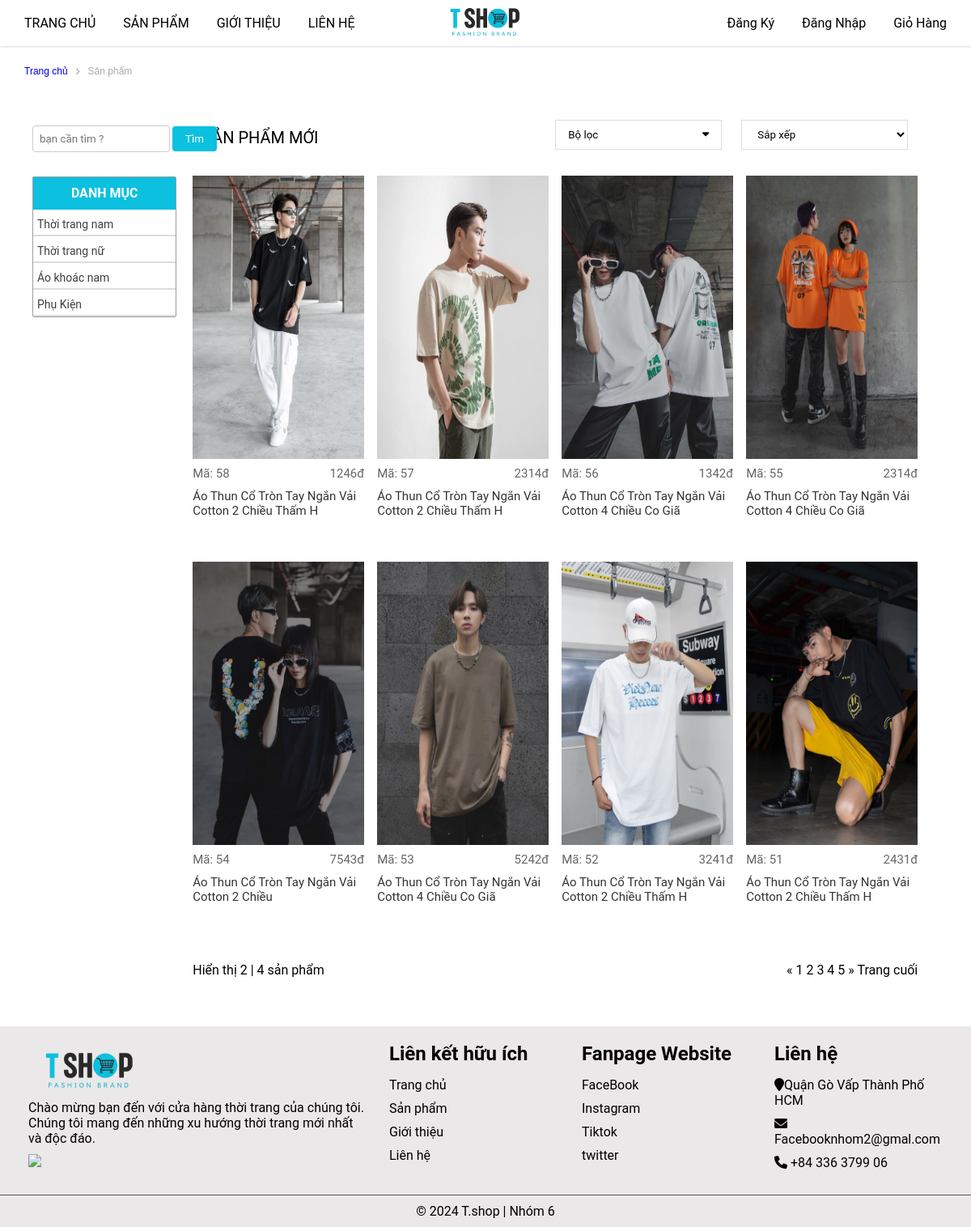
Screenshot of /?mod=product&act=sanpham with the database file from the repository.
### tables this page shows
CREATE TABLE `danhmuc` (
  `madm` int(11) NOT NULL,
  `tendm` varchar(50) NOT NULL,
  `soluongsp` int(11) NOT NULL,
  `thutu` int(11) NOT NULL
);

CREATE TABLE `sanpham` (
  `masp` int(11) NOT NULL,
  `tensp` varchar(50) NOT NULL,
  `dongia` int(11) NOT NULL,
  `khuyenmai` int(11) NOT NULL,
  `soluong` int(11) NOT NULL,
  `ngaytao` datetime NOT NULL DEFAULT current_timestamp(),
  `anh` varchar(500) DEFAULT NULL,
  `mota` text NOT NULL,
  `soluotxem` int(11) NOT NULL,
  `hoatdong` int(11) NOT NULL,
  `madm` int(11) NOT NULL,
  `mabl` int(11) NOT NULL
);

### model/categories.php (called while the page is built, shortened)
<?php
    function get_categories(){
        $sql="SELECT * FROM danhmuc";
        $conn = pdo_get_connection();
        $stmt = $conn->prepare($sql);
        $stmt->execute();
        return $stmt->fetchAll();
    }
?>

### model/products.php (called while the page is built, shortened)
<?php
function get_products($madm = 0, $start = 0, $limit = 0)
{
    $sql = "SELECT s.*, d.tendm FROM sanpham s INNER JOIN danhmuc d ON s.madm = d.madm";
    $conn = pdo_get_connection();
    $stmt = $conn->prepare($sql);
    $stmt->execute();
    return $stmt->fetchAll();
}

### view/page_sanpham.php (the view, shortened to what this page needs)
<main>
    <div class="container-danhmuc">
        <div class="danhmuc-top row">
            <p><a href="?mod=page&act=home">Trang chủ</a></p><i class="fa-solid fa-angle-right"></i>
            <p>Sản phẩm</p>
        </div>
    </div>
    <section class="danhmuc">
        <div class="container-danhmuc">
            <div class="row">
                <div class="danhmuc-left">
                    <form action="" id="search" method="POST">
                        <input type="text" name="keyword" placeholder="bạn cần tìm ?">
                        <input type="submit" name="submit" id="search" value="Tìm">
                    </form>
                    <ul>
                        <h4>DANH MỤC</h4>
                        <?php foreach ($data['dsdm'] as $dm) : ?>
                            <li class="danhmuc-left-li">
                                <a href="index.php?mod=product&act=detail&id=<?= $dm['madm'] ?>">
                                    <?= $dm['tendm'] ?>
                                </a>
                                <hr color="#ddd">
                            </li>
                        <?php endforeach; ?>
                    </ul>
                </div>
                <div class="danhmuc-right row">
                    <div class="danhmuc-right-top-item">
                        <p>SẢN PHẨM MỚI</p>
                    </div>
                    <div class="danhmuc-right-top-item">
                        <button><span>Bộ lọc</span><i class="fa-solid fa-caret-down"></i></button>
                    </div>
                    <div class="danhmuc-right-top-item">
                        <select name="sort" id="sort-select" onchange="sortProducts()">
                            <option value="default">Sắp xếp</option>
                        </select>
                    </div>
                    <div class="danhmuc-right-content row">
                        <?php
                        usort($data['dssp'], function ($a, $b) {
                            return strtotime($b['ngaytao']) - strtotime($a['ngaytao']);
                        });
                        $count = 0;
                        foreach ($data['dssp'] as $sp) :
                            if ($count < 8) :
                        ?>
                                <div class="danhmuc-right-content-item">
                                    <a href="?mod=product&act=ctsanpham&id=<?= $sp['masp'] ?>"><img src="upload/product/<?= $sp['anh'] ?>"><br></a>
                                    <p>Mã: <?= $sp['masp'] ?><span><?= $sp['khuyenmai'] ?>đ</span></p>
                                    <a href="">
                                        <h3><?= $sp['tensp'] ?></h3>
                                    </a>
                                </div>
                        <?php
                                $count++;
                            endif;
                        endforeach;
                        ?>
                    </div>
                    <div class="danhmuc-right-bottom row">
                        <div class="danhmuc-right-bottom-item">
                            <p>Hiển thị 2<span> | </span>4 sản phẩm</p>
                        </div>
                        <div class="danhmuc-right-bottom-item">
                            <p><span>&#171;</span> 1 2 3 4 5 <span>&#187;</span> Trang cuối</p>
                        </div>
                    </div>
                </div>
            </div>
        </div>
    </section>
</main>

### index.php (shortened to what this page needs)
<?php
    if (isset($_GET['mod'])) {
        switch ($_GET['mod']) {
            case 'product':
                include_once 'controller/product.php';
                    break;
        }
    }else{
        header("Location: ?mod=page&act=home");
    }
?>

### controller/product.php (shortened to what this page needs)
<?php
if ($_GET['act']) {
    switch ($_GET['act']) {
        case 'sanpham':
            include_once 'model/categories.php';
            include_once 'model/products.php';
            $data['dsdm']= get_categories();
            $data['dssp']= get_products();
            include_once 'view/template_head.php';
            include_once 'view/template_header.php';
            include_once 'view/page_sanpham.php';
            include_once 'view/template_footer.php';
            break;
    }
}
?>

### view/template_head.php (shortened to what this page needs)
<!DOCTYPE html>
<html lang="en">
<head>
    <link rel="stylesheet" href="https://cdnjs.cloudflare.com/ajax/libs/font-awesome/6.0.0-beta3/css/all.min.css">
    <link rel="stylesheet" href="assets_user/css/style.css">
    <link rel="stylesheet" href="assets_user/css/login.css">
    <link rel="stylesheet" href="assets_user/css/signup.css">
    <link rel="stylesheet" href="assets_user/css/giohang.css">
    <link rel="stylesheet" href="assets_user/css/ctsanpham.css">
</head>

### view/template_header.php (shortened to what this page needs)
<body>
    <header>
        <div class="nav">
            <div class="nav-left">
                <a href="?mod=page&act=home">TRANG CHỦ</a>
                <a href="?mod=product&act=sanpham">SẢN PHẨM</a>
                <a href="?mod=page&act=gioithieu">GIỚI THIỆU</a>
                <a href="?mod=page&act=contact">LIÊN HỆ</a>
            </div>
            <div class="logo" style="margin-right: 140px;">
                <a href="?mod=page&act=home"><img src="assets_user/img/logo.jpg" alt=""></a>
            </div>
            <div class="nav-right">
                <a href="?mod=user&act=dangky">Đăng Ký</a>
                <a href="?mod=user&act=login">Đăng Nhập</a>
                <a href="?mod=page&act=giohang">Giỏ Hàng</a>
            </div>
        </div>
    </header>

### view/template_footer.php (shortened to what this page needs)
<footer>
        <div class="footer-container">
            <div class="footer-section about">
                <img src="assets_user/img/logo.jpg" width="150px">
                <p>Chào mừng bạn đến với cửa hàng thời trang của chúng tôi. Chúng tôi mang đến những xu hướng thời trang mới nhất và độc đáo.</p>
                <img class="bocongthuong" src="https://www.kkfashion.vn/themes/kkfashion/assets/img//kkfashion-da-thong-bao.png" width="180px">
            </div>
            <div class="footer-section links">
                <h2>Liên kết hữu ích</h2>
                <ul>
                    <li><a href="index.php">Trang chủ</a></li>
                    <li><a href="#">Sản phẩm</a></li>
                    <li><a href="#">Giới thiệu</a></li>
                    <li><a href="#">Liên hệ</a></li>
                </ul>
            </div>
            <div class="footer-section links">
                <h2>Fanpage Website</h2>
                <ul>
                    <li><a href="https://www.facebook.com/profile.php?id=100008751271372">FaceBook</a></li>
                    <li><a href="https://www.instagram.com/bich_ngoc2406/">Instagram</a></li>
                    <li><a href="https://www.tiktok.com/@bngoc2406">Tiktok</a></li>
                    <li><a href="https://x.com/ngcbch1447999">twitter</i></a></li>
                </ul>
            </div>
            <div class="footer-section contact">
                <h2>Liên hệ</h2>
                <p><i class="fa fa-map-marker"></i>Quận Gò Vấp Thành Phố HCM</p>
                <p><i class="fa fa-envelope"></i>Facebooknhom2@gmal.com</p>
                <p><i class="fa fa-phone"></i> +84 336 3799 06</p>
            </div>
        </div>
        <div class="footer-bottom">
            &copy; 2024 T.shop | Nhóm 6
        </div>
    </footer>
</body>
</html>

### assets_user/css/style.css (style rules this page uses)
:root { --main-text-font: Arial, Helvetica, sans-serif; }
* { margin: 0; padding: 0; box-sizing: border-box; font-family: "Roboto", "HelveticaNeue", "Helvetica Neue", sans-serif; }
body { align-items: center; }
ul { list-style: none; }
a { text-decoration: none; }
.nav { display: flex; justify-content: space-between; align-items: center; background-color: rgb(255, 255, 255); box-shadow: 0 0 3px 0 #b9b9b9; }
header { position: fixed; left: 0; top: 0; right: 0; z-index: 99; }
.logo img { width: 120px; }
.nav-left a { color: black; margin-left:30px; }
.nav-right a { color: black; margin-right:30px; }
main { margin-top: 68px; overflow-x: hidden; }
h3 { padding-top: 10px; padding-bottom: 30px; font-size: 20px; font-weight: 400; }
.row { display: flex; flex-wrap: wrap; }
.danhmuc { padding: 20px; margin: 20px; }
.container-danhmuc { margin: 0; }
.danhmuc-top { width: 100%; height: 40px; margin-left: 20px; align-items: center; }
.danhmuc-top .fa-solid { color: #aaa; font-size: 10px; }
.danhmuc-top p { color: #aaa; font-family: var(--main-text-font); padding: 10px; font-size: 12px; }
.danhmuc-top p a { font-family: var(--main-text-font); margin: 0px; font-size: 12px; }
.danhmuc-left form { display: flex; align-items: center; }
.danhmuc-left input[type="text"] { width: 170px; padding: 8px; margin-top: 10px; margin-right: 3px; border: 1px solid #cccccc; border-radius: 4px; }
.danhmuc-left input[type="submit"] { padding: 8px 16px; background-color: #0cc0df; color: #fff; border: none; border-radius: 4px; margin-top: 10px; cursor: pointer; }
.danhmuc-left { width: 17.7%; position: relative; top: -23px; z-index: 10; }
.danhmuc-right { width: 80%; }
.danhmuc-right-top-item:first-child { flex: 2; margin-top: 10px; font-size: 20px; font-family: var(--main-text-font); font-weight: 400; }
.danhmuc-right-top-item { flex: 1; padding: 0 12px; }
.danhmuc-right-top-item button { width: 100%; padding: 10px 15px; display: flex; justify-content: space-between; background-color: #fff; border: 1px solid #dddddd; cursor: pointer; }
.danhmuc-right-top-item select { width: 100%; padding: 9px 15px; display: flex; justify-content: space-between; background-color: #fff; border: 1px solid #dddddd; cursor: pointer; }
.danhmuc-right-content { margin-top: 20px; justify-content: space-between; }
.danhmuc-right-content-item { width: calc(25% - 12px); padding: 12px 0; }
.danhmuc-right-content-item a h3 { font-size: 15px; font-weight: 400; color: #333333; }
.danhmuc-right-content-item img { width: 100%; height: 350px; }
.danhmuc-right-content-item p { display: flex; font-size: 15px; padding-top: 5px; justify-content: space-between; color: #666666; }
.danhmuc-right-bottom { width: 100%; justify-content: space-between; margin: 30px 0 20px; }
.danhmuc-left ul li { height: auto; }
.danhmuc-left ul { width: 90%; border: 1px solid rgb(160, 157, 157); margin-top: 10px; border-radius: 2px; }
.danhmuc-left ul h4 { width: auto; height: 40px; padding: 10px; color: white; text-align: center; background-color:#0cc0df; }
.danhmuc-left ul li>a { color: rgb(66, 62, 62); padding-top: 10px; font-size: 14px; font-weight: 400; }
.danhmuc-left-li a { display: flex; padding: 5px; }
.footer-container { display: flex; justify-content: space-between; padding: 20px; background-color: #eae8e8; color: #000; }
.footer-section { flex: 1; padding: 0 15px; }
.footer-section img { text-decoration: none; transition: color 0.3s; }
.footer-section a { color: #000; text-decoration: none; transition: color 0.3s; }
.footer-section.about { flex: 2; }
.footer-section h2 { margin-bottom: 15px; }
.footer-section ul { list-style-type: none; padding: 0; }
.footer-section ul li { margin-bottom: 10px; }
.footer-section.contact p { margin-bottom: 10px; }
.footer-bottom { text-align: center; padding: 10px 0; background-color: #eae8e8; color: #000; }
.bocongthuong { margin-top: 10px; }

### assets_user/css/ctsanpham.css (style rules this page uses)
form { margin-top: 20px; padding-bottom: 20px; text-align: center; }
input[type="text"] { padding: 20px; margin-right: 10px; border: 1px solid #ccc; border-radius: 4px; }

### rows the page displays
danhmuc: tendm "Thời trang nam"
danhmuc: tendm "Thời trang nữ"
danhmuc: tendm "Áo khoác nam"
danhmuc: tendm "Phụ Kiện"
sanpham: anh (picture), masp "58", khuyenmai "1246", tensp "Áo Thun Cổ Tròn Tay Ngắn Vải Cotton 2 Chiều Thấm H"
sanpham: anh (picture), masp "57", khuyenmai "2314", tensp "Áo Thun Cổ Tròn Tay Ngắn Vải Cotton 2 Chiều Thấm H"
sanpham: anh (picture), masp "56", khuyenmai "1342", tensp "Áo Thun Cổ Tròn Tay Ngắn Vải Cotton 4 Chiều Co Giã"
sanpham: anh (picture), masp "55", khuyenmai "2314", tensp "Áo Thun Cổ Tròn Tay Ngắn Vải Cotton 4 Chiều Co Giã"
sanpham: anh (picture), masp "54", khuyenmai "7543", tensp "Áo Thun Cổ Tròn Tay Ngắn Vải Cotton 2 Chiều"
sanpham: anh (picture), masp "53", khuyenmai "5242", tensp "Áo Thun Cổ Tròn Tay Ngắn Vải Cotton 4 Chiều Co Giã"
sanpham: anh (picture), masp "52", khuyenmai "3241", tensp "Áo Thun Cổ Tròn Tay Ngắn Vải Cotton 2 Chiều Thấm H"
sanpham: anh (picture), masp "51", khuyenmai "2431", tensp "Áo Thun Cổ Tròn Tay Ngắn Vải Cotton 2 Chiều Thấm H"
